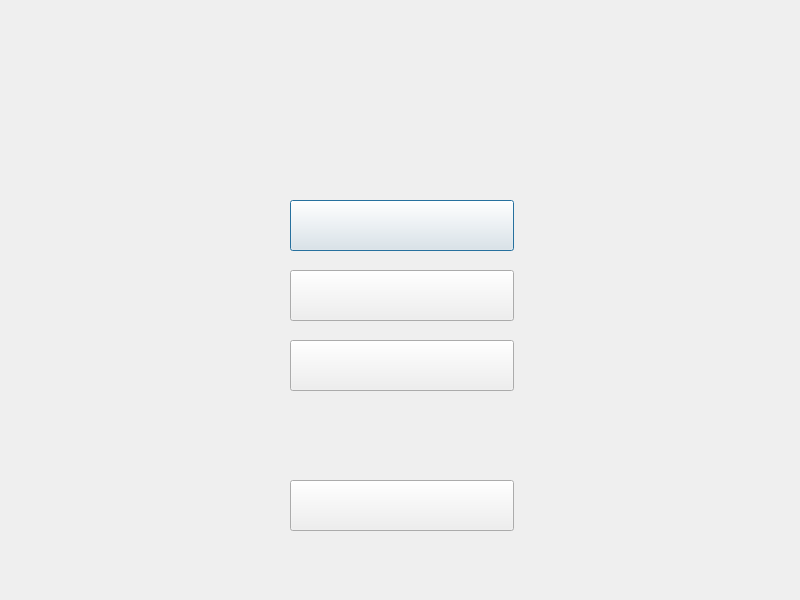
<?xml version="1.0" encoding="UTF-8"?>
<ui version="4.0">
 <class>Dialog</class>
 <widget class="QDialog" name="Dialog">
  <property name="geometry">
   <rect>
    <x>0</x>
    <y>0</y>
    <width>800</width>
    <height>600</height>
   </rect>
  </property>
  <property name="windowTitle">
   <string>Dialog</string>
  </property>
  <widget class="QLabel" name="label">
   <property name="geometry">
    <rect>
     <x>0</x>
     <y>0</y>
     <width>800</width>
     <height>600</height>
    </rect>
   </property>
   <property name="text">
    <string/>
   </property>
   <property name="pixmap">
    <pixmap>assets/Screen2/TloGlowneZTytulem.png</pixmap>
   </property>
   <property name="scaledContents">
    <bool>true</bool>
   </property>
  </widget>
  <widget class="QPushButton" name="ProfilButton">
   <property name="geometry">
    <rect>
     <x>290</x>
     <y>200</y>
     <width>224</width>
     <height>51</height>
    </rect>
   </property>
   <property name="text">
    <string/>
   </property>
   <property name="icon">
    <iconset>
     <normaloff>assets/Screen2/profil.png</normaloff>assets/Screen2/profil.png</iconset>
   </property>
   <property name="iconSize">
    <size>
     <width>224</width>
     <height>51</height>
    </size>
   </property>
  </widget>
  <widget class="QPushButton" name="KursPodstawowyButton">
   <property name="geometry">
    <rect>
     <x>290</x>
     <y>270</y>
     <width>224</width>
     <height>51</height>
    </rect>
   </property>
   <property name="text">
    <string/>
   </property>
   <property name="icon">
    <iconset>
     <normaloff>assets/Screen2/KursPodstaowy.png</normaloff>assets/Screen2/KursPodstaowy.png</iconset>
   </property>
   <property name="iconSize">
    <size>
     <width>224</width>
     <height>51</height>
    </size>
   </property>
  </widget>
  <widget class="QPushButton" name="KursDodatkowyButton">
   <property name="geometry">
    <rect>
     <x>290</x>
     <y>340</y>
     <width>224</width>
     <height>51</height>
    </rect>
   </property>
   <property name="text">
    <string/>
   </property>
   <property name="icon">
    <iconset>
     <normaloff>assets/Screen2/KursDodatkowy.png</normaloff>assets/Screen2/KursDodatkowy.png</iconset>
   </property>
   <property name="iconSize">
    <size>
     <width>224</width>
     <height>51</height>
    </size>
   </property>
  </widget>
  <widget class="QPushButton" name="WylogujButton">
   <property name="geometry">
    <rect>
     <x>290</x>
     <y>480</y>
     <width>224</width>
     <height>51</height>
    </rect>
   </property>
   <property name="text">
    <string/>
   </property>
   <property name="icon">
    <iconset>
     <normaloff>assets/Screen2/Wyloguj.png</normaloff>assets/Screen2/Wyloguj.png</iconset>
   </property>
   <property name="iconSize">
    <size>
     <width>224</width>
     <height>51</height>
    </size>
   </property>
  </widget>
  <widget class="QLabel" name="MessageLabel">
   <property name="geometry">
    <rect>
     <x>190</x>
     <y>130</y>
     <width>411</width>
     <height>41</height>
    </rect>
   </property>
   <property name="font">
    <font>
     <pointsize>16</pointsize>
     <weight>50</weight>
     <italic>false</italic>
     <bold>false</bold>
     <underline>false</underline>
     <strikeout>false</strikeout>
    </font>
   </property>
   <property name="cursor">
    <cursorShape>ArrowCursor</cursorShape>
   </property>
   <property name="acceptDrops">
    <bool>false</bool>
   </property>
   <property name="toolTip">
    <string/>
   </property>
   <property name="layoutDirection">
    <enum>Qt::LeftToRight</enum>
   </property>
   <property name="autoFillBackground">
    <bool>false</bool>
   </property>
   <property name="text">
    <string/>
   </property>
   <property name="textFormat">
    <enum>Qt::AutoText</enum>
   </property>
   <property name="scaledContents">
    <bool>false</bool>
   </property>
   <property name="alignment">
    <set>Qt::AlignCenter</set>
   </property>
   <property name="wordWrap">
    <bool>false</bool>
   </property>
   <property name="margin">
    <number>0</number>
   </property>
  </widget>
 </widget>
 <resources/>
 <connections/>
</ui>
